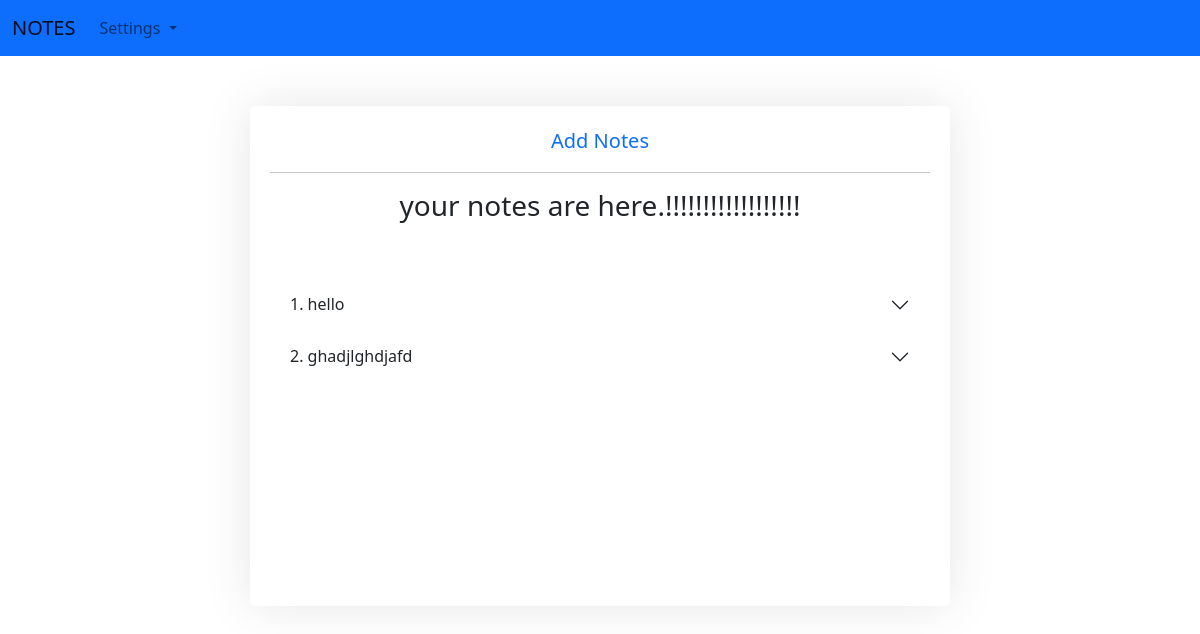
Page /app/ on the earlier database version.
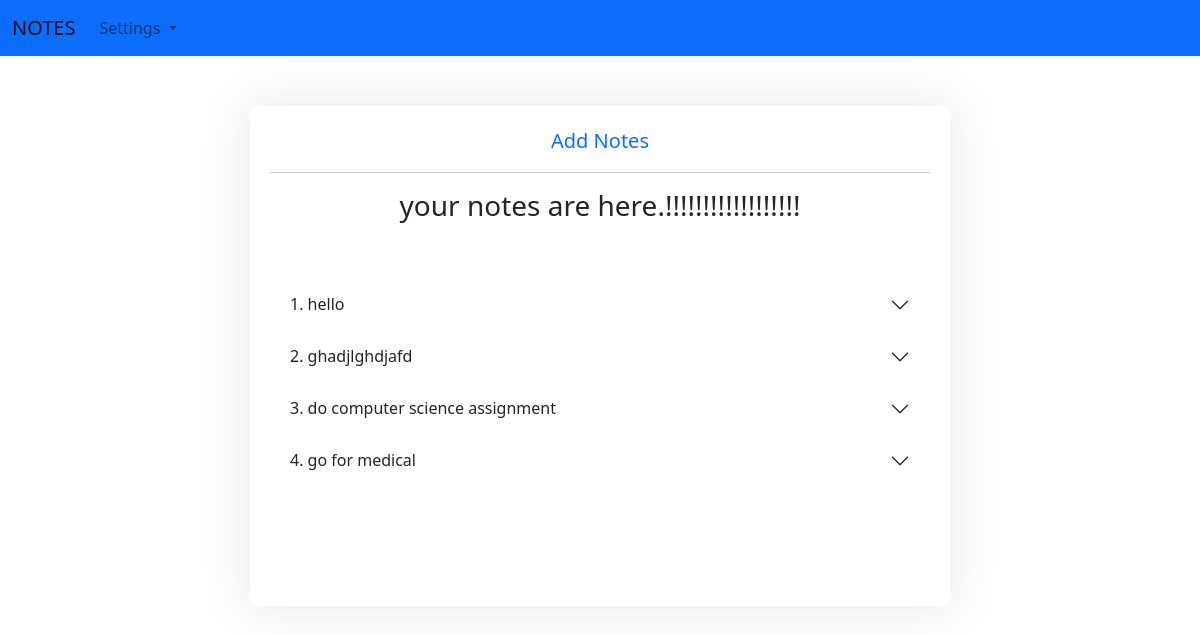
Same page on the later database version.
### note_app/models.py (models this page shows, shortened)
class NoteModel(models.Model):
    note_title = models.CharField(max_length=200, null=False,blank=False)
    note_description= models.TextField(max_length=255, null=False,blank=False)
    status=models.CharField(max_length =100, default="not completed")
    class Meta:
        db_table='tbl_notes'

### note_app/views.py (the view)
# urls.py: path('',views.index,name="index"),
def index(request):
    notes= NoteModel.objects.all() #here we fetch all the data from database where NoteModel is Model name and storing in notes variablex
    context={
        "note":notes,
    }
    return render(request,'notes/index.html',context)

### templates/notes/index.html (shortened to what this page needs)
{% extends "layouts/master.html" %}
{% block body_content%}
  <div class="first_div">
            <a href="{% url "create-note"%}">Add Notes</a>
            <hr>
            <h3>your notes are here.!!!!!!!!!!!!!!!!!!</h3><br><br>
            {% for val in note%}
            <form action=" {% url 'update' val.id %}">
              <div class="accordion accordion-flush" id="accordionFlushExample">
                <div class="accordion-item">
                  <h2 class="accordion-header" id="flush-headingOne">
                    <button class="accordion-button collapsed" type="button" data-bs-toggle="collapse" data-bs-target="#flush-collapseOne" aria-expanded="false" aria-controls="flush-collapseOne">
                    {{forloop.counter}}.  {{val.note_title}}
                    </button>
                  </h2>
                </div>
              </div>
           </form>
           {% endfor%}
  </div>
{%endblock%}

### templates/layouts/master.html (shortened to what this page needs)
<!DOCTYPE html>
<html lang="en">
<head>
    <link href="https://cdn.jsdelivr.net/npm/bootstrap@5.0.2/dist/css/bootstrap.min.css" rel="stylesheet">
</head>
<body>
    <nav class="navbar navbar-expand-lg navbar-light bg-primary">
        <div class="container-fluid">
            <a class="navbar-brand" href="{% url 'index'%}">NOTES</a>
            <div class="collapse navbar-collapse" id="navbarNavDropdown">
                <ul class="navbar-nav">
                    <li class="nav-item dropdown">
                    <a class="nav-link dropdown-toggle" href="#" id="navbarDropdownMenuLink" role="button" data-bs-toggle="dropdown" aria-expanded="false">
                        Settings
                    </a>
                    </li>
                </ul>
            </div>
        </div>
    </nav>
    {% block body_content%}
    {% endblock%}
</body>
</html>

Differences in the rows shown:
added NoteModel: note_title "do computer science assignment"
added NoteModel: note_title "go for medical"
